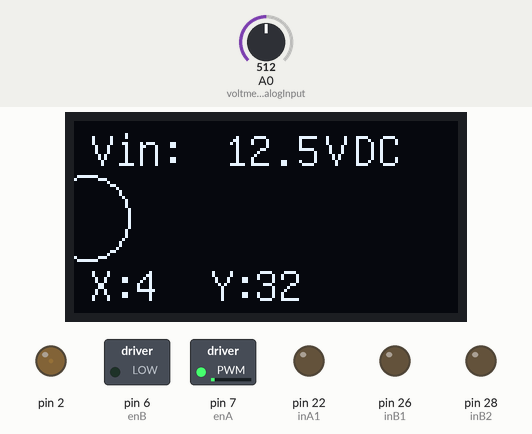
Simulated run of this sketch. Board: Arduino Mega 2560, built with avr-gcc and run on an emulated ATmega2560. On the bench: 128×64 one-colour display, switched loads named in the sketch (green lamp = pin HIGH), output pins drawn as LEDs (lit = HIGH). Inputs (shaded band) come from the test bench; at power-on: A0 (voltmeterAnalogInput) = 512. Pins used as bus, display or sensor lines are not drawn; what the sketch prints to the serial monitor is not drawn.

Above: at 1.2 s.
1.3 s: A0 (voltmeterAnalogInput) set to 716
At 3.47 s:
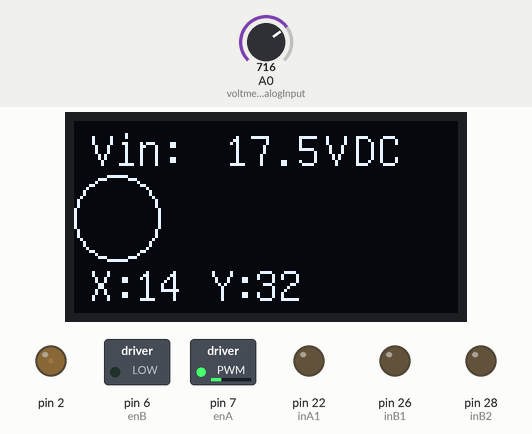
4.3 s: A0 (voltmeterAnalogInput) set to 306
At 6.91 s:
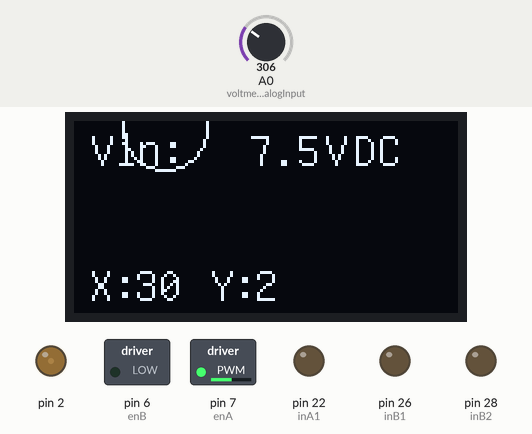
7.3 s: A0 (voltmeterAnalogInput) set to 246
At 11.24 s:
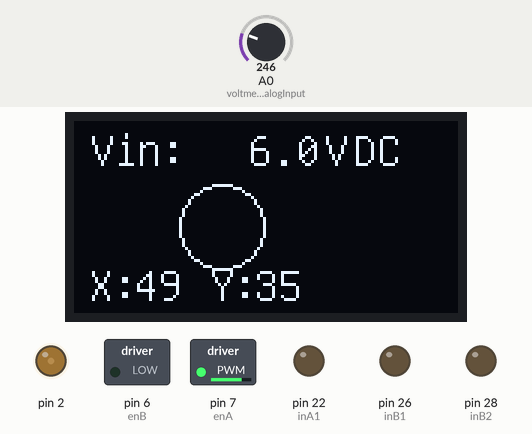
Timing chart, 0 to 31.1 s (numbered marks = the images above; inputs shaded):
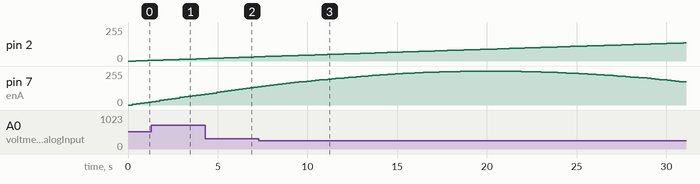

Measured:
- by itself, pin 7 (enA): rises from 138/255 to 253/255 in 11.5 s, then falls to 173/255 in 12.0 s

The sketch:

Oled_Tests.ino
```cpp
/*

  Arduino Dashboard

*/


#include "U8glib.h"
#include "stdlib.h"
// setup u8g object, please remove comment from one of the following constructor calls
// IMPORTANT NOTE: The following list is incomplete. The complete list of supported
// devices with all constructor calls is here: https://github.com/olikraus/u8glib/wiki/device


int enA = 7;
int inA1 = 22;
int inA2 = 24;
int inB1 = 26;
int inB2 = 28;
int enB = 6;


U8GLIB_SH1106_128X64 u8g(10, 9, 12, 11, 8);

void demoOne()
{
  // this function will run the motors in both directions at a fixed speed
  // turn on motor A
  digitalWrite(inA1, HIGH);
  digitalWrite(inA2, LOW);
  // set speed to 200 out of possible range 0~255
  analogWrite(enA, 200);
  // turn on motor B
  digitalWrite(inB1, HIGH);
  digitalWrite(inB2, LOW);
  // set speed to 200 out of possible range 0~255
  analogWrite(enB, 200);
  delay(2000);
  // now change motor directions
  digitalWrite(inA1, LOW);
  digitalWrite(inA2, HIGH);
  digitalWrite(inB1, LOW);
  digitalWrite(inB2, HIGH);
  delay(2000);
  // now turn off motors
  digitalWrite(inA1, LOW);
  digitalWrite(inA2, LOW);
  digitalWrite(inB1, LOW);
  digitalWrite(inB2, LOW);
}
void demoTwo()
{
  // this function will run the motors across the range of possible speeds
  // note that maximum speed is determined by the motor itself and the operating voltage
  // the PWM values sent by analogWrite() are fractions of the maximum speed possible
  // by your hardware
  // turn on motors
  digitalWrite(inA1, LOW);
  digitalWrite(inA2, HIGH);
  digitalWrite(inB1, LOW);
  digitalWrite(inB2, HIGH);
  // accelerate from zero to maximum speed
  for (int i = 0; i < 256; i++)
  {
    analogWrite(enA, i);
    analogWrite(enB, i);
    delay(20);
  }
  // decelerate from maximum speed to zero
  for (int i = 255; i >= 0; --i)
  {
    analogWrite(enA, i);
    analogWrite(enB, i);
    delay(20);
  }
  // now turn off motors
  digitalWrite(inA1, LOW);
  digitalWrite(inA2, LOW);
  digitalWrite(inB1, LOW);
  digitalWrite(inB2, LOW);
}


void draw(void) {
  // graphic commands to redraw the complete screen should be placed here
  u8g.setFont(u8g_font_unifont);
  //u8g.setFont(u8g_font_osb21);
  u8g.drawStr( 15, 22, "Hello World!");
  u8g.drawStr( 15, 50, "Dashboard Test");
  u8g.drawCircle(20, 20, 14);

}

void drawAnimation(int x, int y){
  u8g.setFont(u8g_font_unifont);
  u8g.drawStr( 45, 60, "Y:");
  u8g.drawStr( 5, 60, "X:");
  u8g.drawStr( 5, 15, "Vin:");
  u8g.drawStr( 83, 15, "V");
  u8g.drawStr( 93, 15, "DC");
  u8g.drawStr( 60, 60, itoa(y, "%d", 10));
  u8g.drawStr( 20, 60, itoa(x, "%d", 10));
  char myBuffer[20] = "";
  float myVoltage = readVoltage();
  u8g.drawStr( 50, 15, dtostrf(myVoltage, 4, 1, myBuffer));


  u8g.drawCircle(x, y, 14);

//  Serial.print("X is: ");
//  Serial.print(x);
//  Serial.print("    Y is: ");
//  Serial.println(y);
  //draw();
}


int voltmeterAnalogInput = 0; //Use Analog Pin 0 for Voltmeter
float R1 = 30000.0;
float R2 = 7500.0;


float readVoltage(void){
  int sValue = analogRead(voltmeterAnalogInput);
  float vOut = (sValue * 5.0) / 1024.0;
  float vIn = vOut / (R2/(R1+R2));
//  Serial.print("Voltage is: ");
//  Serial.print(vIn);
//  Serial.println(" Volts DC");
  return vIn;
}


void setup(void) {
  // flip screen, if required
  // u8g.setRot180();

  // set SPI backup if required
  //u8g.setHardwareBackup(u8g_backup_avr_spi);

  // assign default color value
  if ( u8g.getMode() == U8G_MODE_R3G3B2 ) {
    u8g.setColorIndex(255);     // white
  }
  else if ( u8g.getMode() == U8G_MODE_GRAY2BIT ) {
    u8g.setColorIndex(3);         // max intensity
  }
  else if ( u8g.getMode() == U8G_MODE_BW ) {
    u8g.setColorIndex(1);         // pixel on
  }
  else if ( u8g.getMode() == U8G_MODE_HICOLOR ) {
    u8g.setHiColorByRGB(255,255,255);
  }
  Serial.begin(9600);
  pinMode(8, OUTPUT);
  pinMode(voltmeterAnalogInput, INPUT);
  pinMode(enA, OUTPUT);
  pinMode(enB, OUTPUT);
  pinMode(inA1, OUTPUT);
  pinMode(inA2, OUTPUT);
  pinMode(inB1, OUTPUT);
  pinMode(inB2, OUTPUT);
}

void powerBacklight(int modifier){
  digitalWrite(inA1, LOW);
  digitalWrite(inA2, HIGH);
  analogWrite(enA, modifier);
  //Serial.print("Modifier is: ");
  Serial.println(modifier);
  //delay(1000);
  digitalWrite(inA1, LOW);
  digitalWrite(inA2, LOW);
}

int xOffset = 0;
int yOffset = 0;


void loop(void) {
  // picture loop
  readVoltage();
  u8g.firstPage();
  do {
    drawAnimation(xOffset, 20 + 20 * sin(3.14/180*yOffset*10));
    powerBacklight(254 * abs(sin(3.14/180*yOffset*1)));
  } while( u8g.nextPage() );
  if (xOffset > 250) {
    xOffset = 0;
  }
  //analogWrite(2, 50);
  analogWrite(2, abs(xOffset));
  yOffset++;
  xOffset++;


  // rebuild the picture after some delay
  //delay(50);
}
```
